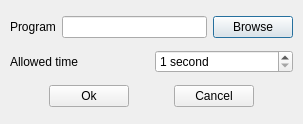
<ui version="4.0" >
 <author></author>
 <comment></comment>
 <exportmacro></exportmacro>
 <class>ComputerPlayerInterface</class>
 <widget class="QDialog" name="ComputerPlayerInterface" >
  <property name="geometry" >
   <rect>
    <x>0</x>
    <y>0</y>
    <width>303</width>
    <height>124</height>
   </rect>
  </property>
  <property name="windowTitle" >
   <string>Player configuration</string>
  </property>
  <layout class="QVBoxLayout" >
   <property name="margin" >
    <number>10</number>
   </property>
   <property name="spacing" >
    <number>6</number>
   </property>
   <item>
    <layout class="QHBoxLayout" >
     <property name="margin" >
      <number>0</number>
     </property>
     <property name="spacing" >
      <number>6</number>
     </property>
     <item>
      <widget class="QLabel" name="programText" >
       <property name="text" >
        <string>Program</string>
       </property>
      </widget>
     </item>
     <item>
      <widget class="QLineEdit" name="programNameLineEdit" />
     </item>
     <item>
      <widget class="QPushButton" name="browseButton" >
       <property name="text" >
        <string>Browse</string>
       </property>
      </widget>
     </item>
    </layout>
   </item>
   <item>
    <layout class="QHBoxLayout" >
     <property name="margin" >
      <number>0</number>
     </property>
     <property name="spacing" >
      <number>6</number>
     </property>
     <item>
      <widget class="QLabel" name="maxTimeText" >
       <property name="text" >
        <string>Allowed time</string>
       </property>
      </widget>
     </item>
     <item>
      <widget class="QSpinBox" name="allowedTimeSpinBox" >
       <property name="toolTip" >
        <string>Maximum computer program relexion time</string>
       </property>
       <property name="specialValueText" >
        <string>1 second</string>
       </property>
       <property name="suffix" >
        <string> seconds</string>
       </property>
       <property name="maximum" >
        <number>999</number>
       </property>
       <property name="minimum" >
        <number>1</number>
       </property>
       <property name="value" >
        <number>1</number>
       </property>
      </widget>
     </item>
    </layout>
   </item>
   <item>
    <layout class="QHBoxLayout" >
     <property name="margin" >
      <number>0</number>
     </property>
     <property name="spacing" >
      <number>6</number>
     </property>
     <item>
      <spacer>
       <property name="orientation" >
        <enum>Qt::Horizontal</enum>
       </property>
       <property name="sizeType" >
        <enum>QSizePolicy::Expanding</enum>
       </property>
       <property name="sizeHint" >
        <size>
         <width>10</width>
         <height>20</height>
        </size>
       </property>
      </spacer>
     </item>
     <item>
      <widget class="QPushButton" name="okButton" >
       <property name="text" >
        <string>Ok</string>
       </property>
      </widget>
     </item>
     <item>
      <spacer>
       <property name="orientation" >
        <enum>Qt::Horizontal</enum>
       </property>
       <property name="sizeType" >
        <enum>QSizePolicy::Expanding</enum>
       </property>
       <property name="sizeHint" >
        <size>
         <width>10</width>
         <height>20</height>
        </size>
       </property>
      </spacer>
     </item>
     <item>
      <widget class="QPushButton" name="cancelButton" >
       <property name="text" >
        <string>Cancel</string>
       </property>
      </widget>
     </item>
     <item>
      <spacer>
       <property name="orientation" >
        <enum>Qt::Horizontal</enum>
       </property>
       <property name="sizeType" >
        <enum>QSizePolicy::Expanding</enum>
       </property>
       <property name="sizeHint" >
        <size>
         <width>10</width>
         <height>20</height>
        </size>
       </property>
      </spacer>
     </item>
    </layout>
   </item>
  </layout>
 </widget>
 <layoutdefault spacing="6" margin="11" />
 <pixmapfunction>qPixmapFromMimeSource</pixmapfunction>
 <resources/>
 <connections>
  <connection>
   <sender>okButton</sender>
   <signal>released()</signal>
   <receiver>ComputerPlayerInterface</receiver>
   <slot>accept()</slot>
   <hints>
    <hint type="sourcelabel" >
     <x>86</x>
     <y>96</y>
    </hint>
    <hint type="destinationlabel" >
     <x>25</x>
     <y>97</y>
    </hint>
   </hints>
  </connection>
  <connection>
   <sender>cancelButton</sender>
   <signal>released()</signal>
   <receiver>ComputerPlayerInterface</receiver>
   <slot>reject()</slot>
   <hints>
    <hint type="sourcelabel" >
     <x>221</x>
     <y>95</y>
    </hint>
    <hint type="destinationlabel" >
     <x>273</x>
     <y>95</y>
    </hint>
   </hints>
  </connection>
 </connections>
</ui>
